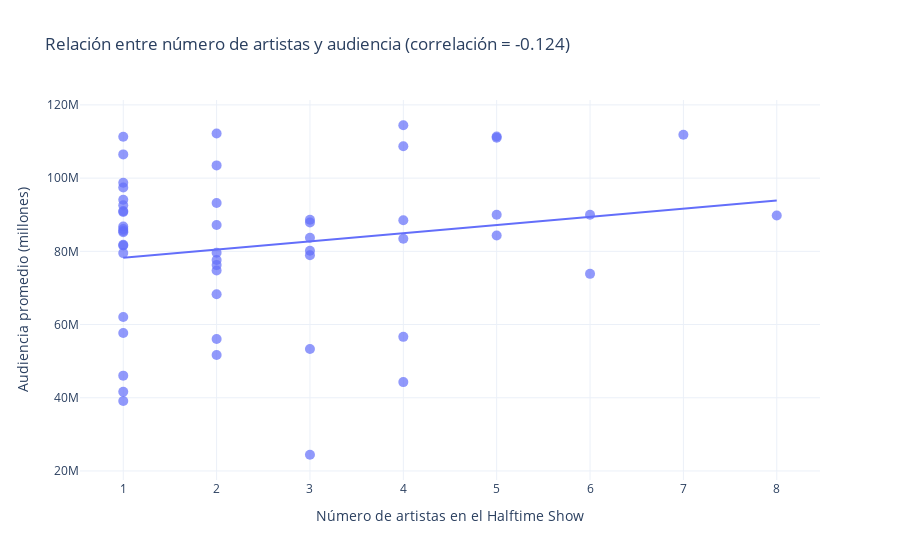

The notebook cell this image was saved under:
### Code cell
fig = px.scatter(
    merged_df,
    x="num_artists",
    y="average_viewers",
    trendline="ols",
    title=f"Relación entre número de artistas y audiencia (correlación = {corr_value:.3f})",
    labels={
        "num_artists": "Número de artistas en el Halftime Show",
        "average_viewers": "Audiencia promedio (millones)"
    }
)
fig.update_traces(marker=dict(size=10, opacity=0.7))
fig.update_layout(template="plotly_white")
fig.show()

### Figure 1 — Plotly figure (JSON) as saved in the notebook; plotly's stock layout.template omitted (floating-point values rounded to 4 significant figures)
{"data": [{"hovertemplate": "Número de artistas en el Halftime Show=%{x}<br>Audiencia promedio (millones)=%{y}<extra></extra>", "legendgroup": "", "marker": {"color": "#636efa", "opacity": 0.7, "size": 10, "symbol": "circle"}, "mode": "markers", "name": "", "orientation": "v", "showlegend": false, "type": "scatter", "x": [2, 1, 7, 4, 2, 4, 5, 5, 1, 1, 1, 2, 1, 1, 8, 3, 1, 5, 4, 3, 6, 3, 1, 4, 5, 1, 2, 1, 6, 1, 3, 2, 1, 1, 2, 1, 1, 2, 2, 2, 3, 1, 1, 2, 2, 3, 4, 1, 4, 1, 1, 3], "xaxis": "x", "y": [103470000, 111320000, 111860000, 114440000, 112190000, 108690000, 111350000, 111040000, 106480000, 98730000, 97450000, 93180000, 90750000, 86070000, 89800000, 88640000, 86800000, 84340000, 88470000, 83720000, 90000000, 87870000, 94080000, 83420000, 90000000, 90990000, 79590000, 79510000, 73850000, 81590000, 80140000, 87190000, 92570000, 85530000, 77620000, 81770000, 85240000, 68290000, 76240000, 74740000, 78940000, 62050000, 57710000, 56050000, 51700000, 53320000, 56640000, 46040000, 44270000, 41660000, 39120000, 24430000], "yaxis": "y"}, {"hovertemplate": "<b>OLS trendline</b><br>average_viewers = 2.24152e+06 * num_artists + 7.59728e+07<br>R<sup>2</sup>=0.036196<br><br>Número de artistas en el Halftime Show=%{x}<br>Audiencia promedio (millones)=%{y} <b>(trend)</b><extra></extra>", "legendgroup": "", "marker": {"color": "#636efa", "opacity": 0.7, "size": 10, "symbol": "circle"}, "mode": "lines", "name": "", "showlegend": false, "type": "scatter", "x": [1, 1, 1, 1, 1, 1, 1, 1, 1, 1, 1, 1, 1, 1, 1, 1, 1, 1, 1, 1, 2, 2, 2, 2, 2, 2, 2, 2, 2, 2, 2, 3, 3, 3, 3, 3, 3, 3, 4, 4, 4, 4, 4, 4, 5, 5, 5, 5, 6, 6, 7, 8], "xaxis": "x", "y": [78210000.0, 78210000.0, 78210000.0, 78210000.0, 78210000.0, 78210000.0, 78210000.0, 78210000.0, 78210000.0, 78210000.0, 78210000.0, 78210000.0, 78210000.0, 78210000.0, 78210000.0, 78210000.0, 78210000.0, 78210000.0, 78210000.0, 78210000.0, 80460000.0, 80460000.0, 80460000.0, 80460000.0, 80460000.0, 80460000.0, 80460000.0, 80460000.0, 80460000.0, 80460000.0, 80460000.0, 82700000.0, 82700000.0, 82700000.0, 82700000.0, 82700000.0, 82700000.0, 82700000.0, 84940000.0, 84940000.0, 84940000.0, 84940000.0, 84940000.0, 84940000.0, 87180000.0, 87180000.0, 87180000.0, 87180000.0, 89420000.0, 89420000.0, 91660000.0, 93900000.0], "yaxis": "y"}], "layout": {"legend": {"tracegroupgap": 0}, "title": {"text": "Relación entre número de artistas y audiencia (correlación = -0.124)"}, "xaxis": {"anchor": "y", "domain": [0, 1], "title": {"text": "Número de artistas en el Halftime Show"}}, "yaxis": {"anchor": "x", "domain": [0, 1], "title": {"text": "Audiencia promedio (millones)"}}}}
